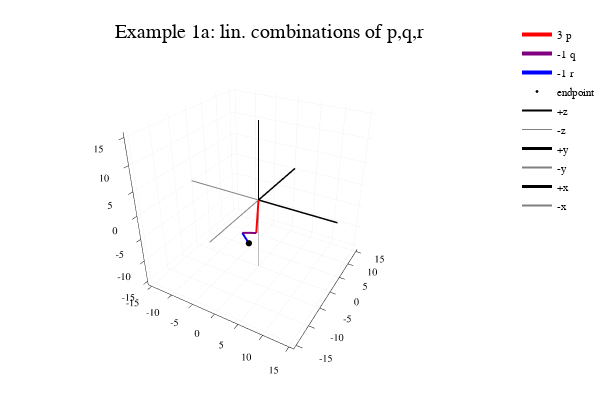

The notebook cell this image was saved under:
### Markdown cell above
## Example 1a.  Plot possible linear combinations using three vectors in $\mathbb{R}^3$

Here, random integer weights ($a_1,a_2$ and $a_3$) between -7 and 7 for the three vectors are chosen.

To see a different randomly generated linear combination, select the following cell by single-clicking anywhere in the gray code area.  Then hit the "Run" button.

### Code cell
# Example 1a
using Plots
plotly()

a1=rand(-7:7); a2=rand(-7:7); a3=rand(-7:7);
P=p*a1; Q=q*a2; R=r*a3;

while abs(P[1]+Q[1]+R[1])>15 || abs(P[2]+Q[2]+R[2])>15 || abs(P[3]+Q[3]+R[3])>15
   a1=rand(-7:7)
    a2=rand(-7:7)
    a3=rand(-7:7)
    P=p*a1 
    Q=q*a2
    R=r*a3 
end

xp=[0,P[1]];
yp=[0,P[2]];
zp=[0,P[3]];
plot3d(xp,yp,zp, title="Example 1a: lin. combinations of p,q,r", label="$a1 p", linecolor="red", linewidth=4, lims=[-15,15])
xq=[P[1],Q[1]+P[1]];
yq=[P[2],Q[2]+P[2]];
zq=[P[3],Q[3]+P[3]];
plot3d!(xq,yq,zq, label="$a2 q", linewidth=4, linecolor="purple")
xr=[Q[1]+P[1],P[1]+Q[1]+R[1]];
yr=[Q[2]+P[2],P[2]+Q[2]+R[2]];
zr=[Q[3]+P[3],P[3]+Q[3]+R[3]];
plot3d!(xr,yr, zr,label="$a3 r", linewidth=4, linecolor="blue")
scatter!([P[1]+Q[1]+R[1], P[1]+Q[1]+R[1]],[P[2]+Q[2]+R[2],P[2]+Q[2]+R[2]],[P[3]+Q[3]+R[3],P[3]+Q[3]+R[3]], markercolor="black", markersize=1, label="endpoint")

plot3d!([0,0],[0,0],[0,20],  label="+z", linecolor="black", linewidth=2,lims=[-15,15])
plot3d!([0,0],[0,0],[0,-20],  label="-z", linecolor="gray", linewidth=1,lims=[-15,15])
plot3d!([0,0],[0,20],[0,0],  label="+y", linecolor="black", linewidth=3,lims=[-15,15])
plot3d!([0,0],[0,-20],[0,0],  label="-y", linecolor="gray", linewidth=2,lims=[-15,15])
plot3d!([0,20],[0,0],[0,0],  label="+x", linecolor="black", linewidth=3,lims=[-15,15])
plot3d!([0,-20],[0,0],[0,0],  label="-x", linecolor="gray", linewidth=2,lims=[-15,15])

### Figure 1 — Plotly figure (JSON) as saved in the notebook; plotly's stock layout.template omitted (floating-point values rounded to 4 significant figures)
{"data": [{"colorbar": {"title": ""}, "hoverinfo": "text", "legendgroup": "3 p", "line": {"color": "rgba(255, 0, 0, 1.000)", "dash": "solid", "shape": "linear", "width": 4}, "mode": "lines", "name": "3 p", "showlegend": true, "text": [null, null], "type": "scatter3d", "x": [0, 3], "xaxis": "x1", "y": [0, -6], "yaxis": "y1", "z": [0, -3], "zmax": 0.1, "zmin": -0.1}, {"colorbar": {"title": ""}, "hoverinfo": "text", "legendgroup": "-1 q", "line": {"color": "rgba(128, 0, 128, 1.000)", "dash": "solid", "shape": "linear", "width": 4}, "mode": "lines", "name": "-1 q", "showlegend": true, "text": [null, null], "type": "scatter3d", "x": [3, 0], "xaxis": "x1", "y": [-6, -6], "yaxis": "y1", "z": [-3, -4], "zmax": 0.1, "zmin": -0.1}, {"colorbar": {"title": ""}, "hoverinfo": "text", "legendgroup": "-1 r", "line": {"color": "rgba(0, 0, 255, 1.000)", "dash": "solid", "shape": "linear", "width": 4}, "mode": "lines", "name": "-1 r", "showlegend": true, "text": [null, null], "type": "scatter3d", "x": [0, 2], "xaxis": "x1", "y": [-6, -7], "yaxis": "y1", "z": [-4, -5], "zmax": 0.1, "zmin": -0.1}, {"colorbar": {"title": ""}, "hoverinfo": "text", "legendgroup": "endpoint", "marker": {"color": "rgba(0, 0, 0, 1.000)", "line": {"color": "rgba(0, 0, 0, 1.000)", "width": 1}, "size": 2, "symbol": "circle"}, "mode": "markers", "name": "endpoint", "showlegend": true, "text": [null, null], "type": "scatter3d", "x": [2, 2], "xaxis": "x1", "y": [-7, -7], "yaxis": "y1", "z": [-5, -5], "zmax": 0.1, "zmin": -0.1}, {"colorbar": {"title": ""}, "hoverinfo": "text", "legendgroup": "+z", "line": {"color": "rgba(0, 0, 0, 1.000)", "dash": "solid", "shape": "linear", "width": 2}, "mode": "lines", "name": "+z", "showlegend": true, "text": [null, null], "type": "scatter3d", "x": [0, 0], "xaxis": "x1", "y": [0, 0], "yaxis": "y1", "z": [0, 20], "zmax": 0.1, "zmin": -0.1}, {"colorbar": {"title": ""}, "hoverinfo": "text", "legendgroup": "-z", "line": {"color": "rgba(128, 128, 128, 1.000)", "dash": "solid", "shape": "linear", "width": 1}, "mode": "lines", "name": "-z", "showlegend": true, "text": [null, null], "type": "scatter3d", "x": [0, 0], "xaxis": "x1", "y": [0, 0], "yaxis": "y1", "z": [0, -20], "zmax": 0.1, "zmin": -0.1}, {"colorbar": {"title": ""}, "hoverinfo": "text", "legendgroup": "+y", "line": {"color": "rgba(0, 0, 0, 1.000)", "dash": "solid", "shape": "linear", "width": 3}, "mode": "lines", "name": "+y", "showlegend": true, "text": [null, null], "type": "scatter3d", "x": [0, 0], "xaxis": "x1", "y": [0, 20], "yaxis": "y1", "z": [0, 0], "zmax": 0.1, "zmin": -0.1}, {"colorbar": {"title": ""}, "hoverinfo": "text", "legendgroup": "-y", "line": {"color": "rgba(128, 128, 128, 1.000)", "dash": "solid", "shape": "linear", "width": 2}, "mode": "lines", "name": "-y", "showlegend": true, "text": [null, null], "type": "scatter3d", "x": [0, 0], "xaxis": "x1", "y": [0, -20], "yaxis": "y1", "z": [0, 0], "zmax": 0.1, "zmin": -0.1}, {"colorbar": {"title": ""}, "hoverinfo": "text", "legendgroup": "+x", "line": {"color": "rgba(0, 0, 0, 1.000)", "dash": "solid", "shape": "linear", "width": 3}, "mode": "lines", "name": "+x", "showlegend": true, "text": [null, null], "type": "scatter3d", "x": [0, 20], "xaxis": "x1", "y": [0, 0], "yaxis": "y1", "z": [0, 0], "zmax": 0.1, "zmin": -0.1}, {"colorbar": {"title": ""}, "hoverinfo": "text", "legendgroup": "-x", "line": {"color": "rgba(128, 128, 128, 1.000)", "dash": "solid", "shape": "linear", "width": 2}, "mode": "lines", "name": "-x", "showlegend": true, "text": [null, null], "type": "scatter3d", "x": [0, -20], "xaxis": "x1", "y": [0, 0], "yaxis": "y1", "z": [0, 0], "zmax": 0.1, "zmin": -0.1}], "layout": {"annotations": [{"font": {"color": "rgba(0, 0, 0, 1.000)", "family": "sans-serif", "size": 20}, "rotation": 0, "showarrow": false, "text": "Example 1a: lin. combinations of p,q,r", "x": 0.5222, "xanchor": "center", "xref": "paper", "y": 1, "yanchor": "top", "yref": "paper"}], "height": 400, "legend": {"bgcolor": "rgba(255, 255, 255, 1.000)", "bordercolor": "rgba(0, 0, 0, 1.000)", "font": {"color": "rgba(0, 0, 0, 1.000)", "family": "sans-serif", "size": 11}, "tracegroupgap": 0, "x": 1, "y": 1}, "margin": {"b": 20, "l": 0, "r": 0, "t": 20}, "paper_bgcolor": "rgba(255, 255, 255, 1.000)", "plot_bgcolor": "rgba(255, 255, 255, 1.000)", "scene": {"camera": {"eye": {"x": 1.126, "y": -1.95, "z": 1.3}}, "xaxis": {"anchor": "y1", "domain": [0.05101, 0.9934], "gridcolor": "rgba(0, 0, 0, 0.100)", "gridwidth": 0.5, "linecolor": "rgba(0, 0, 0, 1.000)", "mirror": false, "range": [-15.9, 15.9], "showgrid": true, "showline": true, "showticklabels": true, "tickangle": 0, "tickcolor": "rgb(0, 0, 0)", "tickfont": {"color": "rgba(0, 0, 0, 1.000)", "family": "sans-serif", "size": 11}, "tickmode": "array", "ticks": "inside", "ticktext": ["-15", "-10", "-5", "0", "5", "10", "15"], "tickvals": [-15, -10, -5, 0, 5, 10, 15], "title": "", "titlefont": {"color": "rgba(0, 0, 0, 1.000)", "family": "sans-serif", "size": 15}, "type": "-", "visible": true, "zeroline": false, "zerolinecolor": "rgba(0, 0, 0, 1.000)"}, "yaxis": {"anchor": "x1", "domain": [0.03762, 0.9415], "gridcolor": "rgba(0, 0, 0, 0.100)", "gridwidth": 0.5, "linecolor": "rgba(0, 0, 0, 1.000)", "mirror": false, "range": [-15.9, 15.9], "showgrid": true, "showline": true, "showticklabels": true, "tickangle": 0, "tickcolor": "rgb(0, 0, 0)", "tickfont": {"color": "rgba(0, 0, 0, 1.000)", "family": "sans-serif", "size": 11}, "tickmode": "array", "ticks": "inside", "ticktext": ["-15", "-10", "-5", "0", "5", "10", "15"], "tickvals": [-15, -10, -5, 0, 5, 10, 15], "title": "", "titlefont": {"color": "rgba(0, 0, 0, 1.000)", "family": "sans-serif", "size": 15}, "type": "-", "visible": true, "zeroline": false, "zerolinecolor": "rgba(0, 0, 0, 1.000)"}, "zaxis": {"gridcolor": "rgba(0, 0, 0, 0.100)", "gridwidth": 0.5, "linecolor": "rgba(0, 0, 0, 1.000)", "mirror": false, "range": [-15.9, 15.9], "showgrid": true, "showline": true, "showticklabels": true, "tickangle": 0, "tickcolor": "rgb(0, 0, 0)", "tickfont": {"color": "rgba(0, 0, 0, 1.000)", "family": "sans-serif", "size": 11}, "tickmode": "array", "ticks": "inside", "ticktext": ["-15", "-10", "-5", "0", "5", "10", "15"], "tickvals": [-15, -10, -5, 0, 5, 10, 15], "title": "", "titlefont": {"color": "rgba(0, 0, 0, 1.000)", "family": "sans-serif", "size": 15}, "type": "-", "visible": true, "zeroline": false, "zerolinecolor": "rgba(0, 0, 0, 1.000)"}}, "showlegend": true, "width": 600}}
